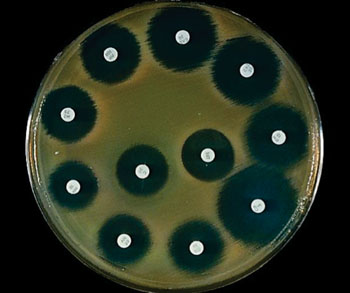
#> input picture Python Scripts/Picture 1.jpg, 350 x 293 px, found by its file name
$ python HaloDiameter.py
#> lines starting #> are read from the running program, lines starting #| are printed output that depends on the picture; after the words box and inside, x2 and y2 are one past the last pixel; in counts of white or black regions, pixels touching at a corner belong together
#> further down, img is the input picture: shape (293, 350, 3); mean B, G, R 30.1, 45.1, 37
import numpy as np
import matplotlib.pyplot as plt
import cv2

def showResults():
    fig=plt.figure()
    fig.suptitle("ANTIBIOGRAMS", fontsize=16)

    fig2=fig.add_subplot(3,2,1)
    plt.axis("off")
    fig2.title.set_text('RGBimage')
    plt.imshow(RGBimg)

    fig4=fig.add_subplot(3,2,2)
    plt.axis("off")
    fig4.title.set_text('Grayscale')
    plt.imshow(GrayscaleImage, cmap='gray')

    fig4=fig.add_subplot(3,2,3)
    plt.axis("off")
    fig4.title.set_text('BlurredImg')
    plt.imshow(BlurredImage, cmap='gray')

    fig4=fig.add_subplot(3,2,4)
    plt.axis("off")
    fig4.title.set_text('BinarizedImg')
    plt.imshow(filteredImage,'gray')

    fig5=fig.add_subplot(3,2,5)
    plt.axis("off")
    fig5.title.set_text('AntibioticsCircles')
    plt.imshow(auxImg)
    plt.show()

def drawCircles(arrayX, image):
    for i in arrayX[0,:]:
        # draw the outer circle
        cv2.circle(image,(i[0],i[1]),i[2],(0,255,0),2)
        # draw the center of the circle
        cv2.circle(image,(i[0],i[1]),2,(0,0,255),3)
def imageFilter():
    GrayscaleImage=cv2.cvtColor(img, cv2.COLOR_BGR2GRAY)
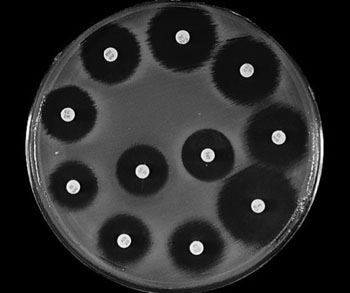
#> GrayscaleImage: shape (293, 350); min 0, max 255, mean 41
    BlurredImage = cv2.medianBlur(GrayscaleImage,9)
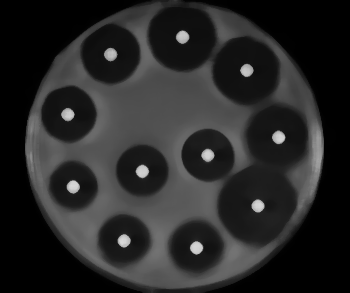
#> BlurredImage: shape (293, 350); min 0, max 217, mean 39.4
    ret,BinarizedImg = cv2.threshold(BlurredImage,40,255,cv2.THRESH_BINARY)
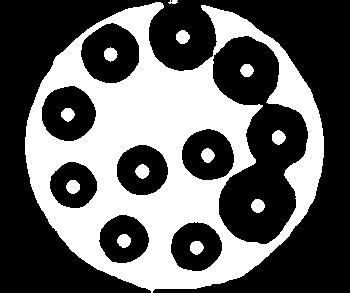
#> BinarizedImg: shape (293, 350); 38.4% white; 13 white regions, largest, box (x1, y1, x2, y2) and area: (25, 2, 324, 293) 37695, (135, 164, 150, 179) 155, (272, 130, 286, 145) 154
    resultImage=BinarizedImg
    return resultImage, BlurredImage, GrayscaleImage

img = cv2.imread('D:\Alex 2018-2do semestre\Docencia\Antibiograms-project\Antibiograms pictures\Picture 1.jpg')
RGBimg=cv2.cvtColor(img,cv2.COLOR_BGR2RGB)
auxImg=RGBimg.copy()
filteredImage, BlurredImage, GrayscaleImage=imageFilter()
antibioticCircles = cv2.HoughCircles(filteredImage,cv2.HOUGH_GRADIENT,1,50,param1=25,param2=10,
                           minRadius=4,maxRadius=10)
#> antibioticCircles = [[278.5, 137.5, 6.9], [195.5, 246.5, 7.4], [142.5, 171.5, 6.9], [246.5, 70.5, 6], [72.5, 185.5, 7.4], [256.5, 205.5, 7.4], [67.5, 114.5, 6], [207.5, 154.5, 6.2], [124.5, 240.5, 6.9], [181.5, 36.5, 6.2], [110.5, 53.5, 6.2]]
antibioticCircles = np.uint16(np.around(antibioticCircles)) #this is an array of
#> antibioticCircles = [[278, 138, 7], [196, 246, 7], [142, 172, 7], [246, 70, 6], [72, 186, 7], [256, 206, 7], [68, 114, 6], [208, 154, 6], [124, 240, 7], [182, 36, 6], [110, 54, 6]]
                            #(1,11,3) shape, where the last dimension is of 3
                            #because it contains the center coordinate and the
                            #radius of the circle encountered.
drawCircles(antibioticCircles,auxImg)
#> the loop in drawCircles, `for i in arrayX[0,:]:` made 11 passes
diametersArray=np.array([0,0,0])[np.newaxis]
for i in range (0,antibioticCircles.shape[1]):
    centerPoint=antibioticCircles[0,i]
    centerPointX=centerPoint[0]
    centerPointY=centerPoint[1]
    pillRadius=centerPoint[2]
    pixValue=filteredImage[centerPointY,centerPointX]
    filsIndex=centerPointY
    auxCounter=0
    distanceToBottom=0
    distanceToTop=0
    while(pixValue>125):
        filsIndex=filsIndex+1
        pixValue=filteredImage[filsIndex,centerPointX]
    while(pixValue<125):
        distanceToBottom=distanceToBottom+1
        filsIndex=filsIndex+1
        pixValue=filteredImage[filsIndex,centerPointX]
    distanceToBottom=distanceToBottom+pillRadius
    filsIndex=centerPointY
    while(pixValue>125):
        filsIndex=filsIndex-1
        pixValue=filteredImage[filsIndex,centerPointX]
    while(pixValue<125):
        distanceToTop=distanceToTop+1
        filsIndex=filsIndex-1
        pixValue=filteredImage[filsIndex,centerPointX]
    distanceToTop=distanceToTop+pillRadius
    distanceDifference=abs(distanceToBottom-distanceToTop)
    if(distanceDifference<6):
        officialRadius=(distanceToBottom+distanceToTop)/2
    else:
        officialRadius=min(distanceToBottom,distanceToTop)
    auxArray=np.array([centerPointX, centerPointY, officialRadius*2])[np.newaxis]
    diametersArray=np.append(diametersArray,auxArray,axis=0)
#> this loop made 11 passes
#> (centerPointX, centerPointY, pillRadius, distanceToBottom, distanceToTop, distanceDifference, officialRadius) on passes 4 to 11: (246, 70, 6, 34, 34, 0, 34), (72, 186, 7, 21, 25, 4, 23), (256, 206, 7, 36, 93, 57, 36), (68, 114, 6, 25, 27, 2, 26), (208, 154, 6, 23, 25, 2, 24), (124, 240, 7, 22, 26, 4, 24), (182, 36, 6, 33, 40, 7, 33), (110, 54, 6, 27, 29, 2, 28)
#> (centerPointX, centerPointY, pillRadius, distanceToBottom, distanceToTop, distanceDifference, officialRadius) on passes 1 to 3: (278, 138, 7, 97, 33, 64, 33), (196, 246, 7, 23, 25, 2, 24), (142, 172, 7, 23, 26, 3, 24.5)
#> after the loop, diametersArray = [[0, 0, 0], [278, 138, 66], [196, 246, 48], [142, 172, 49], [246, 70, 68], [72, 186, 46], [256, 206, 72], [68, 114, 52], [208, 154, 48], [124, 240, 48], [182, 36, 66], [110, 54, 56]]
#> (the run stopped early here; a loop or call above may not have finished)

$ run again, with Python Scripts/Picture 6.JPG copied over Python Scripts/Picture 1.jpg
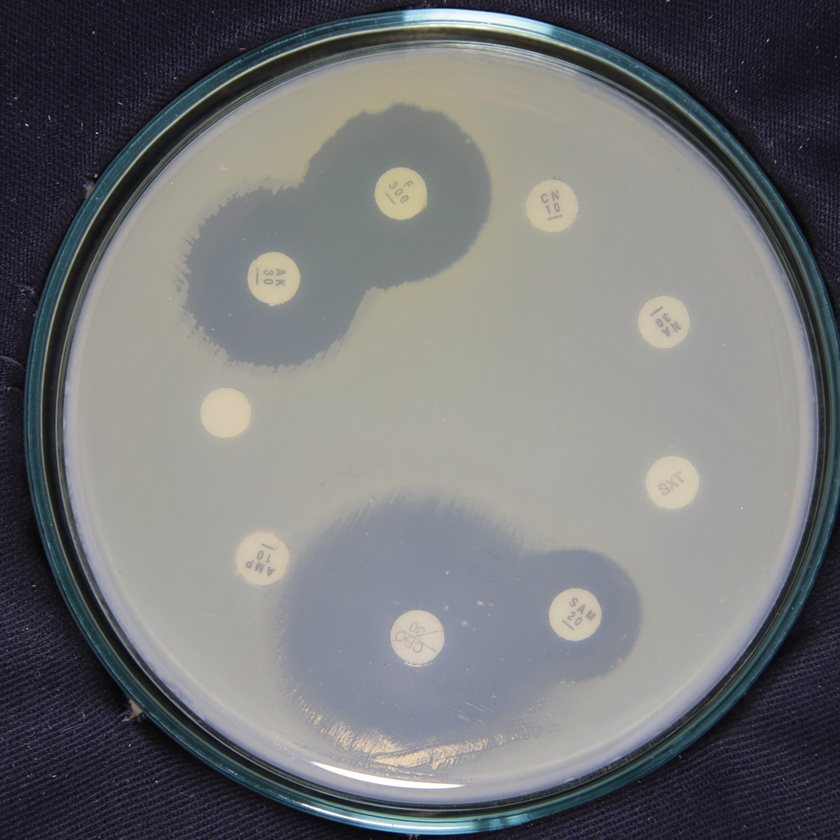
#> input picture Python Scripts/Picture 6.JPG, 840 x 840 px, shrunk from 3729 x 3729 before the run, found by its file name
#> img is the input picture: shape (840, 840, 3); mean B, G, R 118.4, 117.1, 116
#> in imageFilter, `GrayscaleImage=cv2.cvtColor(img, cv2.COLOR_BGR2GRAY)`:
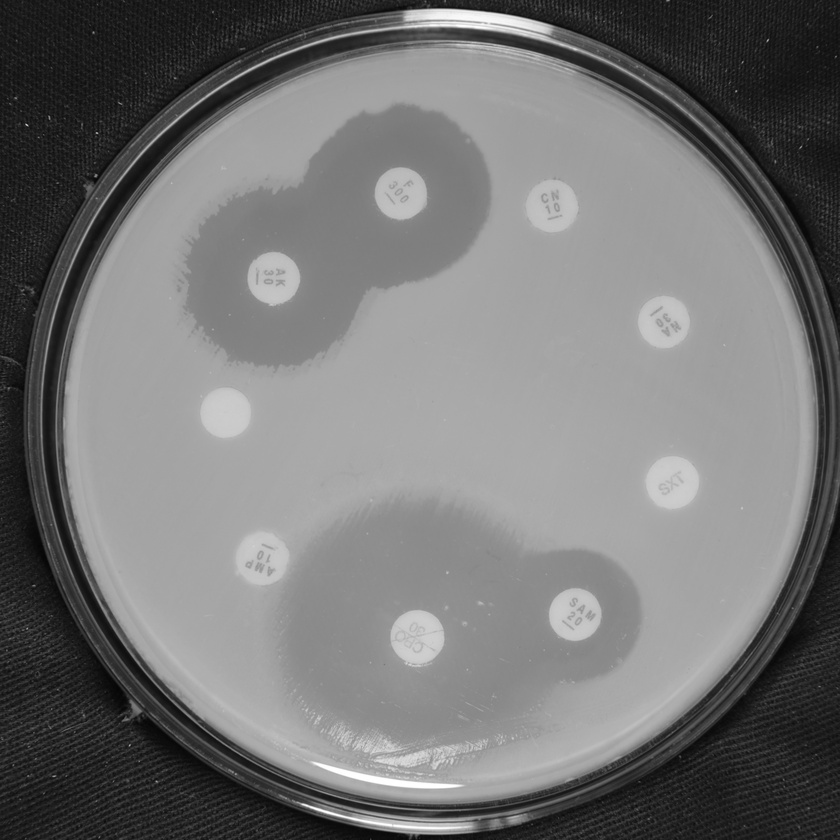
#> GrayscaleImage: shape (840, 840); min 4, max 255, mean 116.9
#> in imageFilter, `ret,BinarizedImg = cv2.threshold(BlurredImage,40,255,cv2.THRESH_BINARY)`:
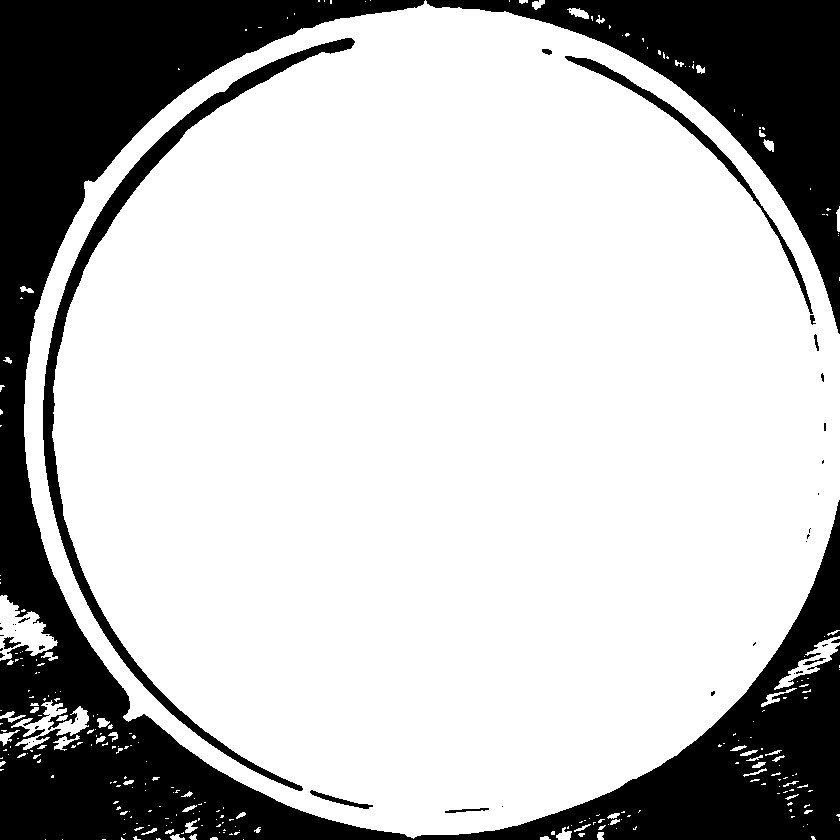
#> BinarizedImg: shape (840, 840); 74.8% white; 44 black regions (31 under 20 px), largest, box (x1, y1, x2, y2) and area: (0, 0, 840, 840) 127214, (426, 0, 840, 334) 36351, (43, 38, 355, 791) 10703
#> `antibioticCircles = cv2.HoughCircles(filteredImage,cv2.HOUGH_GRADIENT,..`: antibioticCircles = [[800.5, 677.5, 7.1], [48.5, 641.5, 7], [790.5, 787.5, 6]]
#> `antibioticCircles = np.uint16(np.around(antibioticCircles))`: antibioticCircles = [[800, 678, 7], [48, 642, 7], [790, 788, 6]]
#> the loop in drawCircles, `for i in arrayX[0,:]:` made 3 passes
#> the loop `for i in range (0,antibioticCircles.shape[1]):` made 3 passes
#> (centerPointX, centerPointY, pillRadius, distanceToBottom, distanceToTop, distanceDifference) on passes 1 to 3: (800, 678, 7, 15, 10, 5), (48, 642, 7, 9, 80, 71), (790, 788, 6, 8, 10, 2)

$ run again, with Python Scripts/Picture 8.JPG copied over Python Scripts/Picture 1.jpg
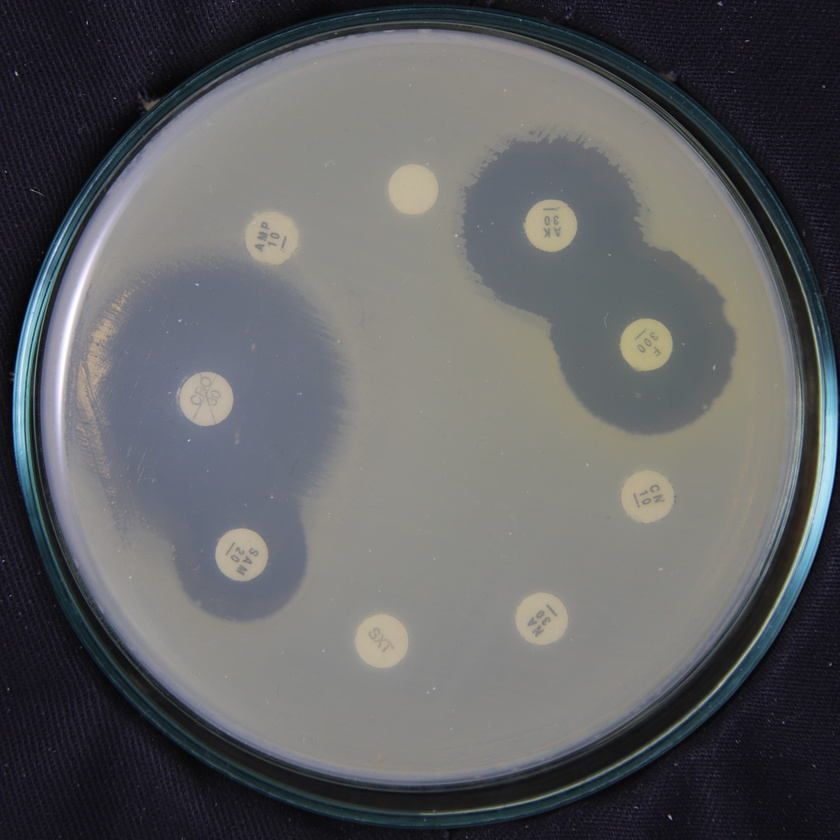
#> input picture Python Scripts/Picture 8.JPG, 840 x 840 px, shrunk from 3537 x 3538 before the run, found by its file name
#> img is the input picture: shape (840, 840, 3); mean B, G, R 99.3, 97.5, 96.4
#> in imageFilter, `GrayscaleImage=cv2.cvtColor(img, cv2.COLOR_BGR2GRAY)`:
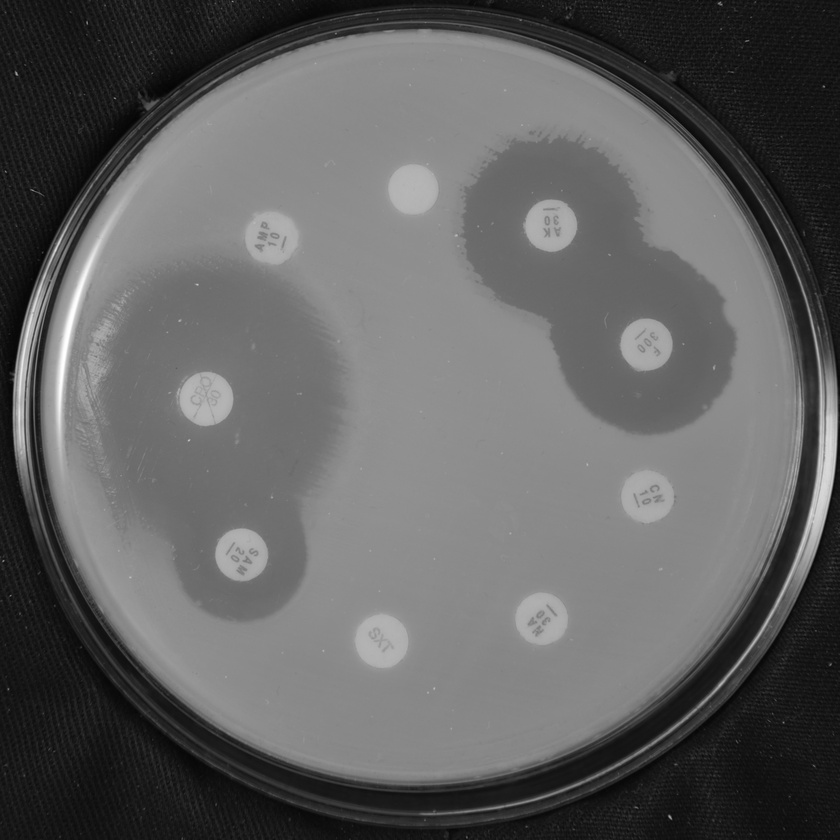
#> GrayscaleImage: shape (840, 840); min 3, max 255, mean 97.4
#> in imageFilter, `ret,BinarizedImg = cv2.threshold(BlurredImage,40,255,cv2.THRESH_BINARY)`:
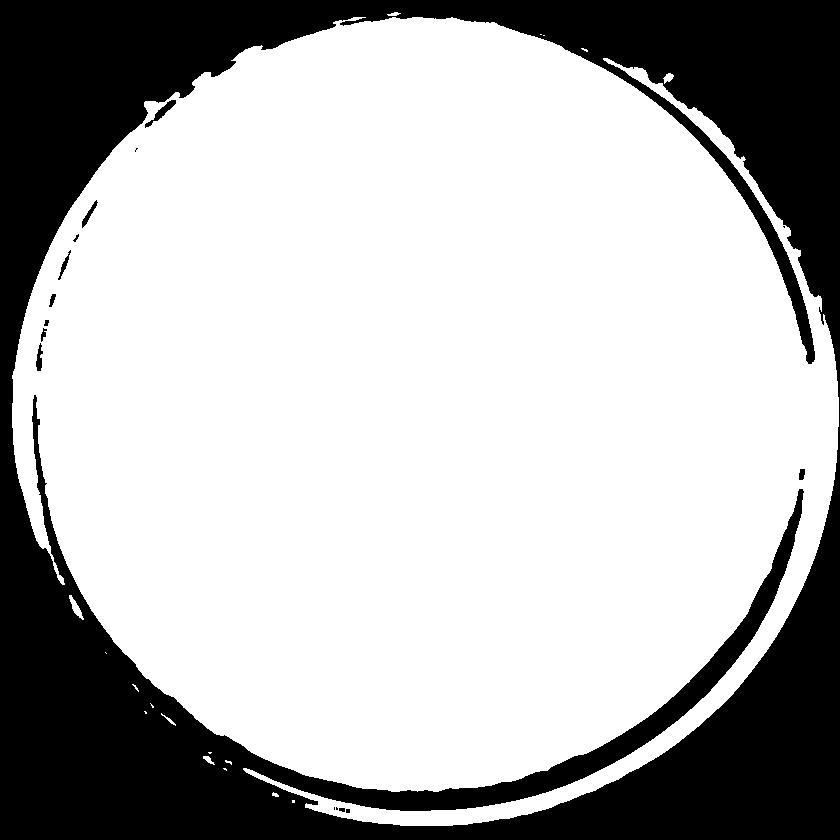
#> BinarizedImg: shape (840, 840); 70.5% white; 16 black regions (5 under 20 px), largest, box (x1, y1, x2, y2) and area: (0, 0, 840, 840) 207285, (145, 100, 176, 128) 207, (82, 200, 98, 228) 117
#> antibioticCircles = None
